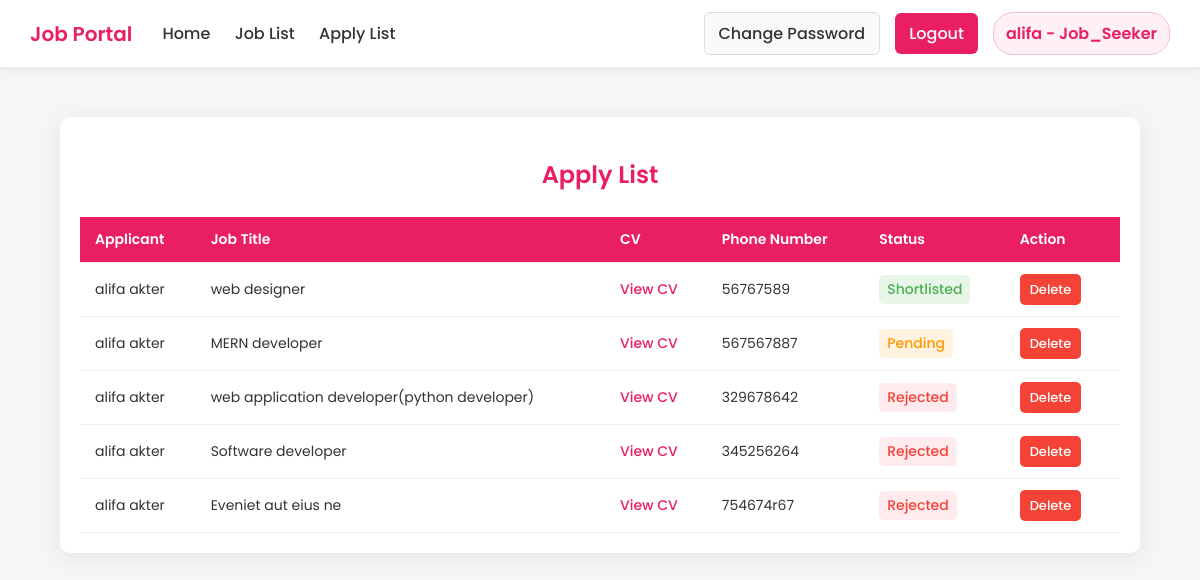
Page /applyList/ (signed in) on the committed database.
### job/models.py (models this page shows, shortened)
class UserModel(AbstractUser):
    ROLES=[
        ('Employee','Employee'),
        ('Job_Seeker','Job_Seeker'),
    ]
    full_name=models.CharField(max_length=100,null=True)
    roles=models.CharField(choices=ROLES, max_length=100,null=True)
    def __str__(self):
        return self.username

class applyModel(models.Model):
    status=[
        ('Shortlisted','Shortlisted'),
        ('Rejected','Rejected'),
    ]
    seeker=models.ForeignKey(UserModel,null=True, on_delete=models.CASCADE)
    job=models.ForeignKey(jobModel,null=True, on_delete=models.CASCADE)
    cv=models.FileField(null=True,upload_to='job/cv')
    phone_number=models.CharField(max_length=30,null=True)
    status=models.CharField(choices=status, max_length=100,null=True)

class  jobModel(models.Model):
    posted_by=models.ForeignKey(employeeModel,null=True, on_delete=models.CASCADE)
    Job_title=models.CharField(max_length=100,null=True)
    company_name=models.CharField(max_length=100,null=True)
    location=models.CharField(max_length=300,null=True)
    description=models.TextField(null=True)
    skills_required=models.CharField(max_length=200,null=True)
    salary=models.CharField(max_length=100,null=True)
    application_deadline=models.DateField(null=True)

### job/views.py (the view)
# urls.py: path('applyList/',applyList,name='applyList'),
@login_required
def applyList(request):
    if request.user.roles == 'Employee':
        employee = employeeModel.objects.get(employee=request.user)
        apply = applyModel.objects.filter(job__posted_by=employee)
    else:
        apply = applyModel.objects.filter(seeker=request.user)
    return render(request, 'apply/applylist.html', {'apply': apply})

### template/apply/applylist.html (shortened to what this page needs)
{% extends 'master/base.html' %}
{% block body %}
<!DOCTYPE html>
<html lang="en">
<head>
</head>
<body>
  <div class="table-container">
    <h2>Apply List</h2>
    <table>
      <thead>
        <tr>
          <th>Applicant</th>
          <th>Job Title</th>
          <th>CV</th>
          <th>Phone Number</th>
          <th>Status</th>
          {% if request.user.roles == 'Job_Seeker' %}
          <th>Action</th>
          {% endif %}
        </tr>
      </thead>
      <tbody>
        {% for i in apply %}
        <tr>
          <td>{{ i.seeker.full_name }}</td>
          <td>{{ i.job.Job_title }}</td>
          <td>
            {% if i.cv %}
              <a href="{{ i.cv.url }}" target="_blank">View CV</a>
            {% else %}
              <span style="color:#999;">No CV</span>
            {% endif %}
          </td>
          <td>{{ i.phone_number }}</td>
          <td><span class="status {{ i.status }}">{{ i.status }}</span></td>
          {% if request.user.roles == 'Job_Seeker' %}
          <td class="action-links">
            <a href="{% url 'applyListDlt' i.id %}" class="delete-btn">Delete</a>
          </td>
          {% endif %}
        </tr>
        {% empty %}
        <tr>
          <td colspan="7" style="text-align:center; color:#999; padding:20px;">
            No applications found.
          </td>
        </tr>
        {% endfor %}
      </tbody>
    </table>
  </div>
</body>
</html>
{% endblock body %}

### template/master/nav.html (shortened to what this page needs)
  <div class="navbar">
    <div class="navbar-left">
      <div class="logo">Job Portal</div>
      <div class="nav-links">
        {% if request.user.roles %}
        <a href="{% url 'homePage' %}">Home</a>
        {% else %}
        <a href="{% url 'homePage2' %}">Home</a>
        {% endif %}
        <a href="{% url 'jobPostPage' %}">Job List</a>
        <a href="{% url 'applyList' %}">Apply List</a>
      </div>
    </div>
    <div class="navbar-right">
      {% if request.user.roles %}
      <a href="{% url 'changePass' %}" class="btn btn-change">Change Password</a>
      <a href="{% url 'logoutPage' %}" class="btn btn-login">Logout</a>
      <div class="profile">{{ request.user }} - {{ request.user.roles }}</div>
      {% else %}
      <a href="{% url 'loginPage' %}" class="btn btn-login">Login</a>
      <a href="{% url 'registerPage' %}" class="btn btn-register">Register</a>
      {% endif %}
    </div>
  </div>

### template/master/base.html (style rules this page uses)
* { box-sizing: border-box; transition: all 0.3s ease; }
body { margin: 0; font-family: "Poppins", sans-serif; background-color: #f9f9fb; color: #333; }
a { text-decoration: none; }
.navbar { background-color: #ffffff; box-shadow: 0 2px 8px rgba(0,0,0,0.08); padding: 12px 30px; display: flex; align-items: center; justify-content: space-between; position: sticky; top: 0; z-index: 100; }
.navbar-left { display: flex; align-items: center; gap: 30px; }
.logo { font-size: 20px; font-weight: 600; color: #e91e63; }
.nav-links a { text-decoration: none; color: #333; font-weight: 500; margin-right: 20px; transition: color 0.3s; }
.navbar-right { display: flex; align-items: center; gap: 15px; }
.btn { text-decoration: none; padding: 8px 14px; border-radius: 6px; font-weight: 500; transition: all 0.3s ease; }
.btn-change { background-color: #f8f9fb; color: #333; border: 1px solid #ddd; }
.btn-login, .btn-register { background-color: #e91e63; color: #fff; border: none; }
.profile { display: flex; align-items: center; background-color: #fff0f5; color: #e91e63; font-weight: 600; padding: 8px 12px; border-radius: 20px; border: 1px solid #f3c0d1; cursor: pointer; transition: all 0.3s ease; }

### template/apply/applylist.html (style rules this page uses)
body { background: #f6f6f6; font-family: 'Poppins', sans-serif; }
.table-container { width: 90%; margin: 50px auto; background: #fff; border-radius: 10px; box-shadow: 0 4px 25px rgba(0, 0, 0, 0.08); overflow-x: auto; padding: 20px; }
h2 { text-align: center; color: #e91e63; margin-bottom: 25px; font-size: 24px; font-weight: 600; }
table { width: 100%; border-collapse: collapse; text-align: left; font-size: 14px; color: #333; }
th, td { padding: 12px 15px; border-bottom: 1px solid #eee; vertical-align: middle; }
th { background-color: #e91e63; color: #fff; font-weight: 600; text-transform: capitalize; }
a { color: #e91e63; text-decoration: none; font-weight: 500; }
.action-links a { margin-right: 8px; padding: 6px 10px; border-radius: 5px; font-size: 13px; color: white; }
.delete-btn { background: #f44336; }
.status { font-weight: 500; padding: 4px 8px; border-radius: 5px; display: inline-block; }
.status.Pending { color: #ff9800; background: #fff3e0; }
.status.Shortlisted { color: #4caf50; background: #e8f5e9; }
.status.Rejected { color: #f44336; background: #ffebee; }

### rows in the picture
UserModel: user "alifa", user.roles "Job_Seeker"
applyModel: seeker.full_name "alifa akter", job.Job_title "web designer", phone_number "56767589", status "Shortlisted"
applyModel: seeker.full_name "alifa akter", job.Job_title "MERN developer", phone_number "567567887", status "Pending"
applyModel: seeker.full_name "alifa akter", job.Job_title "web application developer(python developer)", phone_number "329678642", status "Rejected"
applyModel: seeker.full_name "alifa akter", job.Job_title "Software developer", phone_number "345256264", status "Rejected"
applyModel: seeker.full_name "alifa akter", job.Job_title "Eveniet aut eius ne", phone_number "754674r67", status "Rejected"
